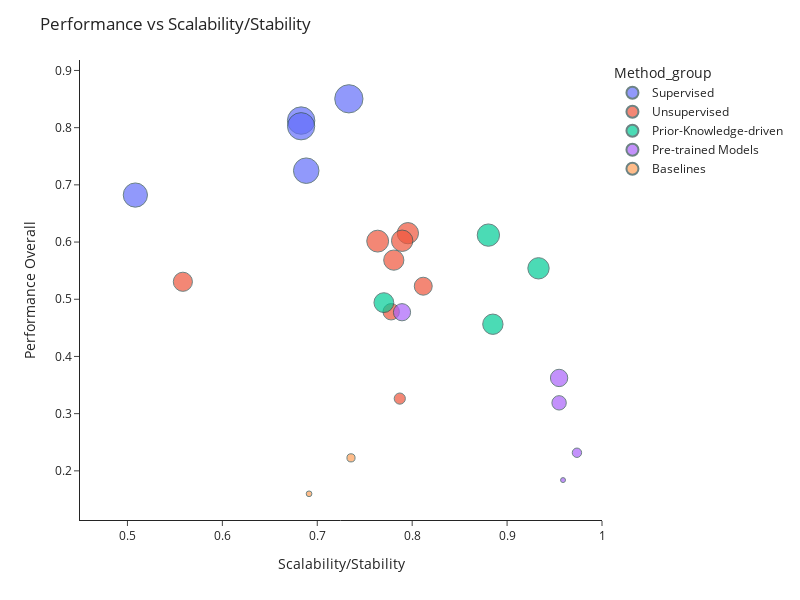

This figure's notebook cell:
### Code cell
df["Scalability/Stability"] = (df["Scalability"] + df["Stability"]) / 2
fig = px.scatter(df, x="Scalability/Stability", y="Overall Performance", color="Method_group",
                 size='Macro F1', hover_data=[df.index,'Overall Performance', 'Scalability/Stability', 'Macro F1'],)

fig.update_layout(
    font=dict(
        size=12,           # Default font size for all text
    ),
    xaxis=dict(
        title_font=dict(size=14),   # X-axis title font size
        tickfont=dict(size=12),     # X-axis tick label font size
    ),
    yaxis=dict(
        title_font=dict(size=14),   # Y-axis title font size
        tickfont=dict(size=12),     # Y-axis tick label font size
    ),
    title_font=dict(size=16),       # Title font size
    legend=dict(
        font=dict(size=12),         # Legend font size
        title_font=dict(size=14),   # Legend title font size
    )
)

fig.update_layout(width=800, height=600)

fig.update_layout(
    template='simple_white',
    title="Performance vs Scalability/Stability",
    xaxis=dict(title="Scalability/Stability", range=[0.45, 1]),
    #xaxis=dict(title="Scalability/Stability"),
    yaxis=dict(title="Performance Overall")
)
fig.update_traces(marker=dict(line=dict(width=1, color='DarkSlateGrey')))


fig.show()

fig.write_html(os.path.join(output_path, "scatter_plot_grouped.html"))

# save as svg
fig.write_image(os.path.join(output_path, "scatter_plot_grouped.svg"), width=800, height=600, scale=2)

### Figure 1 — Plotly figure (JSON) as saved in the notebook; plotly's stock layout.template omitted (floating-point values rounded to 4 significant figures)
{"data": [{"customdata": [["XGBoost", 0.8302], ["Random Forest", 0.7818], ["MAPS", 0.7718], ["Logistic Regression", 0.6768], ["CellSighter", 0.6095]], "hovertemplate": "Method_group=Supervised<br>Scalability/Stability=%{x}<br>Overall Performance=%{y}<br>Macro F1=%{customdata[1]}<br>method=%{customdata[0]}<extra></extra>", "legendgroup": "Supervised", "marker": {"color": "#636efa", "line": {"color": "DarkSlateGrey", "width": 1}, "size": [0.8302, 0.7818, 0.7718, 0.6768, 0.6095], "sizemode": "area", "sizeref": 0.002075, "symbol": "circle"}, "mode": "markers", "name": "Supervised", "orientation": "v", "showlegend": true, "type": "scatter", "x": [0.7333, 0.683, 0.683, 0.6884, 0.5083], "xaxis": "x", "y": [0.8504, 0.8124, 0.8025, 0.7248, 0.6822], "yaxis": "y"}, {"customdata": [["FlowSOM", 0.4695], ["Leiden", 0.4753], ["CellLENS_Lite", 0.4975], ["Phenograph", 0.4243], ["CellLENS_Full", 0.3806], ["FuseSOM", 0.3347], ["starling", 0.28], ["FlowSOM Meta Clusters", 0.1295]], "hovertemplate": "Method_group=Unsupervised<br>Scalability/Stability=%{x}<br>Overall Performance=%{y}<br>Macro F1=%{customdata[1]}<br>method=%{customdata[0]}<extra></extra>", "legendgroup": "Unsupervised", "marker": {"color": "#EF553B", "line": {"color": "DarkSlateGrey", "width": 1}, "size": [0.4695, 0.4753, 0.4975, 0.4243, 0.3806, 0.3347, 0.28, 0.1295], "sizemode": "area", "sizeref": 0.002075, "symbol": "circle"}, "mode": "markers", "name": "Unsupervised", "orientation": "v", "showlegend": true, "type": "scatter", "x": [0.7955, 0.7895, 0.7637, 0.7806, 0.5584, 0.8117, 0.7779, 0.7869], "xaxis": "x", "y": [0.6155, 0.6023, 0.6016, 0.5684, 0.5305, 0.5228, 0.4781, 0.3263], "yaxis": "y"}, {"customdata": [["Scyan", 0.5189], ["Tacit", 0.4731], ["Tribus", 0.4078], ["Astir", 0.4296]], "hovertemplate": "Method_group=Prior-Knowledge-driven<br>Scalability/Stability=%{x}<br>Overall Performance=%{y}<br>Macro F1=%{customdata[1]}<br>method=%{customdata[0]}<extra></extra>", "legendgroup": "Prior-Knowledge-driven", "marker": {"color": "#00cc96", "line": {"color": "DarkSlateGrey", "width": 1}, "size": [0.5189, 0.4731, 0.4078, 0.4296], "sizemode": "area", "sizeref": 0.002075, "symbol": "circle"}, "mode": "markers", "name": "Prior-Knowledge-driven", "orientation": "v", "showlegend": true, "type": "scatter", "x": [0.8803, 0.9331, 0.7701, 0.885], "xaxis": "x", "y": [0.6121, 0.5541, 0.4941, 0.4563], "yaxis": "y"}, {"customdata": [["Nimbus", 0.3076], ["RIBCA_adapted", 0.3135], ["RIBCA", 0.216], ["Deepcelltypes_adapted", 0.09171], ["Deepcelltypes", 0.02556]], "hovertemplate": "Method_group=Pre-trained Models<br>Scalability/Stability=%{x}<br>Overall Performance=%{y}<br>Macro F1=%{customdata[1]}<br>method=%{customdata[0]}<extra></extra>", "legendgroup": "Pre-trained Models", "marker": {"color": "#ab63fa", "line": {"color": "DarkSlateGrey", "width": 1}, "size": [0.3076, 0.3135, 0.216, 0.09171, 0.02556], "sizemode": "area", "sizeref": 0.002075, "symbol": "circle"}, "mode": "markers", "name": "Pre-trained Models", "orientation": "v", "showlegend": true, "type": "scatter", "x": [0.7893, 0.9548, 0.9548, 0.9736, 0.9589], "xaxis": "x", "y": [0.4773, 0.3624, 0.3189, 0.2316, 0.1839], "yaxis": "y"}, {"customdata": [["Stratified sampler", 0.06864], ["Most Frequent", 0.03392]], "hovertemplate": "Method_group=Baselines<br>Scalability/Stability=%{x}<br>Overall Performance=%{y}<br>Macro F1=%{customdata[1]}<br>method=%{customdata[0]}<extra></extra>", "legendgroup": "Baselines", "marker": {"color": "#FFA15A", "line": {"color": "DarkSlateGrey", "width": 1}, "size": [0.06864, 0.03392], "sizemode": "area", "sizeref": 0.002075, "symbol": "circle"}, "mode": "markers", "name": "Baselines", "orientation": "v", "showlegend": true, "type": "scatter", "x": [0.7355, 0.6913], "xaxis": "x", "y": [0.2227, 0.1599], "yaxis": "y"}], "layout": {"font": {"size": 12}, "height": 600, "legend": {"font": {"size": 12}, "itemsizing": "constant", "title": {"font": {"size": 14}, "text": "Method_group"}, "tracegroupgap": 0}, "margin": {"t": 60}, "title": {"text": "Performance vs Scalability/Stability"}, "width": 800, "xaxis": {"anchor": "y", "domain": [0, 1], "range": [0.45, 1], "tickfont": {"size": 12}, "title": {"text": "Scalability/Stability"}}, "yaxis": {"anchor": "x", "domain": [0, 1], "tickfont": {"size": 12}, "title": {"text": "Performance Overall"}}}}
